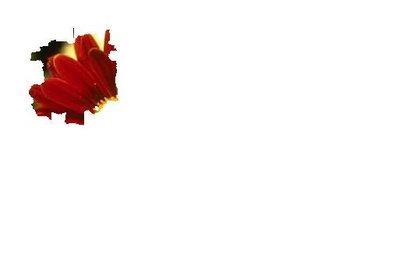
%> input picture darling.jpg, 420 x 280 px, shrunk from 539 x 359 before the run
$ octave --eval "AutoSeg;"   (GNU Octave 9; MATLAB toolbox functions it lacks are replaced by stand-ins)
%> lines starting %> are read from the running program, lines starting %| are printed output that depends on the picture
%> the answer given: darling.jpg
%> in AutoSeg, Im is the input picture: size 280x420x3 uint8; mean R, G, B 248.8, 243.6, 242.9
### SegmentGC.m
function [] = SegmentGC(ImName, ih, alg)
%> called with ImName = './darling.jpg', ih = -36.28, alg = 0
% SEGMENTGC  - Main GrabCut segmentation function
% SEGMENTGC(IMNAME, IH, ALG) - ImName - Image to segment
% IH - Image Handle


% Global Variables
global sopt segImageHandle;

% Read input image
I = imread(ImName);
I1 = I(:,:,1);
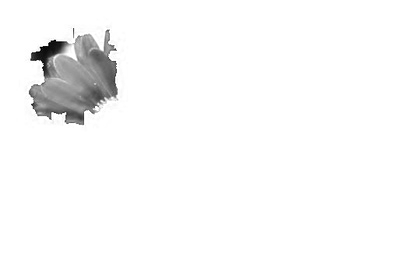
%> I1: size 280x420 uint8; min 0, max 255, mean 248.8
I2 = I(:,:,2);
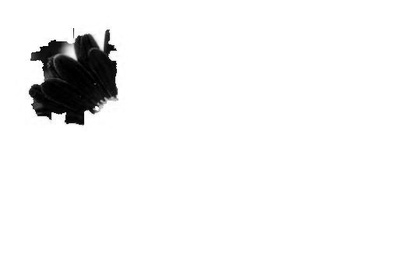
%> I2: size 280x420 uint8; min 0, max 255, mean 243.6
I3 = I(:,:,3);

% Final Segmented Image
SegImage = zeros(size(I));

% Stop unnecessary warnings
warning('off','all');

%%%%%%% Marking the Inner Rectangle around the foreground object
%%%%%%% Get two points from the user
% Set the image
set(ih, 'Cdata', I);
axis('image');axis('ij');axis('off');
drawnow;

%> the run ends on the next line
fp = ginput(2);
fp = round(fp);

% Save the points for future use
save rectpts fp;

% Width of Strip
StripWidth = sopt.StripWidth_AC_ACR;

% Get inner indices
[fxi,fyi] = meshgrid(min(fp(:,1)):max(fp(:,1)),min(fp(:,2)):max(fp(:,2)));
InsideFindices = sub2ind(size(I1),fyi, fxi);
InsideFindices = InsideFindices(:);

% Form the Outside rectangular bounding box -- add StripWidth on all 4 sides
[fxo,fyo] = meshgrid( max((min(fp(:,1)) - StripWidth),1) : min((max(fp(:,1)) + StripWidth), size(I1,2)) , max((min(fp(:,2)) - StripWidth),1) : min((max(fp(:,2)) + StripWidth), size(I1,1)) );
OutsideFindices = sub2ind(size(I1),fyo, fxo);
OutsideFindices = OutsideFindices(:);

Bindices = setdiff(OutsideFindices, InsideFindices);
Allindices = [1:size(I1,1)*size(I1,2)]';
Findices = InsideFindices;

% Water shed pixels
L = watershed(I(:,:,1));

%%%%%%%%% Finding Mean colors of the regions  %%%%%%%%%%%%%%%%%%
numLabels = max(L(:));
PI = regionprops(L,'PixelIdxList');

MeanColors = zeros(numLabels,3);
for i=1:numLabels
    MeanColors(i,1) = mean(I1(PI(i).PixelIdxList));
    MeanColors(i,2) = mean(I2(PI(i).PixelIdxList));
    MeanColors(i,3) = mean(I3(PI(i).PixelIdxList));
end

%%%%%%%%%%%%%%%%%%%%%%%%%%%%%%%%%%%%%%%%%%%%%%%%%%%%%%%%%%%%%%%%
%%%% Finding Foreground and Background Labels from pixels%%

FLabels = L(int32(Findices));
FLabels = union(FLabels,[]);         %% Set-ifying the set of labels (Sorting)
if(FLabels(1)==0)                   %% Removing Boundary Labels
    FLabels = FLabels(2:end);
end

BLabels = L(int32(Bindices));
BLabels = union(BLabels,[]);         %% Set-ifying the set of labels
if(BLabels(1)==0)                   %% Removing Boundary Labels
    BLabels = BLabels(2:end);
end

%%%% BLabels remain fixed -- no change
%%%% ULabels -- Uncertain labels -- on which optimization done...
ULabels = FLabels;

%%%%%%%%%%%%%%%%%%%%%%%%%%%%%%%%%%%%%%%%%%%%%%%%%%%%%%%%%%%%%%%%
%%% Finding Initial Estimate of foregound and background color clusters %%%%%%%%%%%%

NumFClusters = sopt.NumFClusters_AC;
NumBClusters = sopt.NumBClusters_AC;

FColors = MeanColors(FLabels,:);
BColors = MeanColors(BLabels,:);

%%%%%%%%%%% Initializing the GMM's %%%%%%%%%%%%%%%%%%%%%%%%%%%%%%%
%%%%%%%%%%% Using Just kmeans %%%%%%%%%%%%%%%%%%%%%%%%%%%%%%%%%%%
[FId FCClusters] = kmeans(FColors, NumFClusters);
Fdim = size(FColors,2);

FCClusters = zeros(Fdim, NumFClusters);
FWeights = zeros(1,NumFClusters);
FCovs = zeros(Fdim, Fdim, NumFClusters);
for k=1:NumFClusters
    relColors = FColors(find(FId==k),:);        %% Colors belonging to cluster k
    FCClusters(:,k) = mean(relColors,1)';
    FCovs(:,:,k) = cov(relColors);
    FWeights(1,k) = length(find(FId==k)) / length(FId);
end

[BId BCClusters] = kmeans(BColors, NumBClusters);
Bdim = size(BColors,2);

BCClusters = zeros(Bdim, NumBClusters);
BWeights = zeros(1,NumBClusters);
BCovs = zeros(Bdim, Bdim, NumBClusters);
for k=1:NumBClusters
    relColors = BColors(find(BId==k),:);        %% Colors belonging to cluster k
    BCClusters(:,k) = mean(relColors,1)';
    BCovs(:,:,k) = cov(relColors);
    BWeights(1,k) = length(find(BId==k)) / length(BId);
end

%%%%%%%%%%%% GMM's Initialized %%%%%%%%%%%%%%%%%%%%%%%%%%%%%%%%%%%

%%%%%%%%%%%% The iterative Loop %%%%%%%%%%%%%%%%%%%%%%%%%%%%%%%%%%%
lambda = sopt.lambda_AC;
numIter = sopt.numIter_AC;
for i = 1:numIter
    disp(['Iteration - ', num2str(i)]);

    % Foreground and Background edge weights
    [FDist, FInd] = ClustDistMembership(MeanColors(ULabels,:), FCClusters, FCovs, FWeights);
    [BDist, BInd] = ClustDistMembership(MeanColors(ULabels,:), BCClusters, BCovs, BWeights);

    %%%%%%%%%%%%%%%%%%%%%%%%%%%%%%%%%%%%%%%%%%%%%%%%%%%%%%%%%%%%%%%%
    %% Segments labeled from 0 now -- -1 is for boundary pixels
    L = L-1;
    FLabels = FLabels-1;
    BLabels = BLabels-1;
    ULabels = ULabels-1;
    %%%%%%%%%%%%%  The Mex Function for GraphCutSegment %%%%%%%%%%%%
    %%% SegImage is the segmented image, %%% LLabels is the binary label
    %%% for each watershed label
    [SegImage LLabels] = GraphCutSegment(L, MeanColors, ULabels, BLabels,...
        FDist, BDist, lambda);

    %% Again Labeled from 1...
    L = L+1;
    FLabels = FLabels+1;
    BLabels = BLabels+1;
    ULabels = ULabels+1;

    if(i < numIter)
        %%%%%% Do NOT do this if final iteration -- just display the segmented image
        %%%%%% Making new FLabels and BLabels based on the segmentation %%%%%%
        newFLabels = ULabels(find(LLabels==1.0));
        newBLabels = ULabels(find(LLabels==0.0));

        %%%%%% Whether new background labels will contain the old ones?
        % newBLabels = union(newBLabels,BLabels);

        FColors = MeanColors(newFLabels,:);
        BColors = MeanColors(newBLabels,:);

        %%%%%%%% Calculating FG and BG distances based on new segmentation %%%%%%%%%%%%%%%%%%
        [newFDists newFInd] = ClustDistMembership(FColors, FCClusters, FCovs, FWeights);
        [newBDists newBInd] = ClustDistMembership(BColors, BCClusters, BCovs, BWeights);

        for k = 1:NumFClusters
            relColors = FColors(find(newFInd==k),:);        %% Colors belonging to cluster k
            FCClusters(:,k) = mean(relColors,1)';
            FCovs(:,:,k) = cov(relColors);
            FWeights(1,k) = length(find(newFInd==k)) / length(newFInd);
        end

        for k=1:NumBClusters
            relColors = BColors(find(newBInd==k),:);        %% Colors belonging to cluster k
            BCClusters(:,k) = mean(relColors,1)';
            BCovs(:,:,k) = cov(relColors);
            BWeights(1,k) = length(find(newBInd==k)) / length(newBInd);
        end
    end
end

%%%%%%%%%%%%%%%%%%%%%    Display the segmented image   %%%%%%%%%%%%%%%%%%%
edge_img = edge(SegImage,'canny');

% Put image on black background
SegImage = repmat(SegImage,[1,1,3]);
SegNewImage = uint8(SegImage) .* uint8(I);

% If AutoCut, just show the image
if(~alg)
    figure;
    imshow(uint8(SegNewImage));
else
    % If AutoRefine mark a segmentation boundary on original image
    [IInd,JInd] = ind2sub(size(I1),find(edge_img));
    boundImage1 = I(:,:,2);
    boundImage1(find(edge_img)) = 255;
    boundImage = I;
    boundImage(:,:,2) = boundImage1;

    % Set the image
    set(ih, 'Cdata', uint8(boundImage));
    axis('image');axis('ij');axis('off');
    drawnow;
    segImageHandle = figure;
    imshow(uint8(SegNewImage));
end
SegMask = SegImage;
SegResult = SegNewImage;

% Save Segmentation Result
save('SegResult', 'SegMask', 'SegResult');

% Required for AutoCutRefine
save('iter_data','L', 'MeanColors', 'FLabels', 'BLabels', 'FCClusters',...
    'FCovs', 'FWeights', 'BCClusters', 'BCovs', 'BWeights');


%%%%%%%%%%%%%%%%%%%%%%%%%%%%%%%%%%%%%%%%%%%%%%%%%%%%%%%%%%%%%%%%%%%%%%%%%%%%%%%%%%%%
%%%%%%%%%%%%%%%%%%%%%%%%%%%%%%%%%%%%%%%%%%%%%%%%%%%%%%%%%%%%%%%%%%%%%%%%%%%%%%%%%%%%
%%%%%%%%%%%%%%%%%%%%%% Helper Functions declarations  %%%%%%%%%%%%%%%%%%%%%%%%%%%%%%

% [22 lines left out: function ClustDistMembership, not called in this run]

### AutoCutSeg.m
function AutoSeg
% AutoSeg  - This function opens a file dialog, loads a image file,
% displays the image in the figure and calls SegmentGC (Main GC Seg Fn)


% Get handle to current figure;
hfig = gcf;

% Call built-in file dialog to select image file
[filename,pathname]=uigetfile('images/*.*','Select image file');
if ~ischar(filename); return; end

% Load  Image file
longfilename = strcat(pathname,filename);
Im = imread(longfilename);

% Get the position of the image
data.ui.ah_img = axes('Position',[0.01 0.2 .603 .604]);
ih_img = image;

% Main GrabCut Segmentation Function
SegmentGC(longfilename, ih_img, 0);
